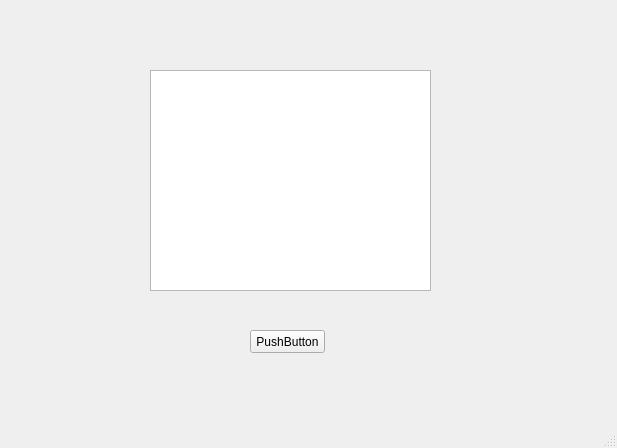
<?xml version="1.0" encoding="UTF-8"?>
<ui version="4.0">
 <class>MainWindow</class>
 <widget class="QMainWindow" name="MainWindow">
  <property name="geometry">
   <rect>
    <x>0</x>
    <y>0</y>
    <width>617</width>
    <height>448</height>
   </rect>
  </property>
  <property name="windowTitle">
   <string>MainWindow</string>
  </property>
  <widget class="QWidget" name="centralwidget">
   <widget class="QPushButton" name="pushButton">
    <property name="geometry">
     <rect>
      <x>250</x>
      <y>330</y>
      <width>75</width>
      <height>23</height>
     </rect>
    </property>
    <property name="text">
     <string>PushButton</string>
    </property>
   </widget>
   <widget class="QTextBrowser" name="textBrowser">
    <property name="geometry">
     <rect>
      <x>150</x>
      <y>70</y>
      <width>281</width>
      <height>221</height>
     </rect>
    </property>
   </widget>
  </widget>
  <widget class="QMenuBar" name="menubar">
   <property name="geometry">
    <rect>
     <x>0</x>
     <y>0</y>
     <width>617</width>
     <height>21</height>
    </rect>
   </property>
  </widget>
  <widget class="QStatusBar" name="statusbar"/>
 </widget>
 <resources/>
 <connections>
  <connection>
   <sender>pushButton</sender>
   <signal>clicked()</signal>
   <receiver>MainWindow</receiver>
   <slot>test()</slot>
   <hints>
    <hint type="sourcelabel">
     <x>304</x>
     <y>362</y>
    </hint>
    <hint type="destinationlabel">
     <x>310</x>
     <y>313</y>
    </hint>
   </hints>
  </connection>
 </connections>
 <slots>
  <slot>test()</slot>
 </slots>
</ui>
